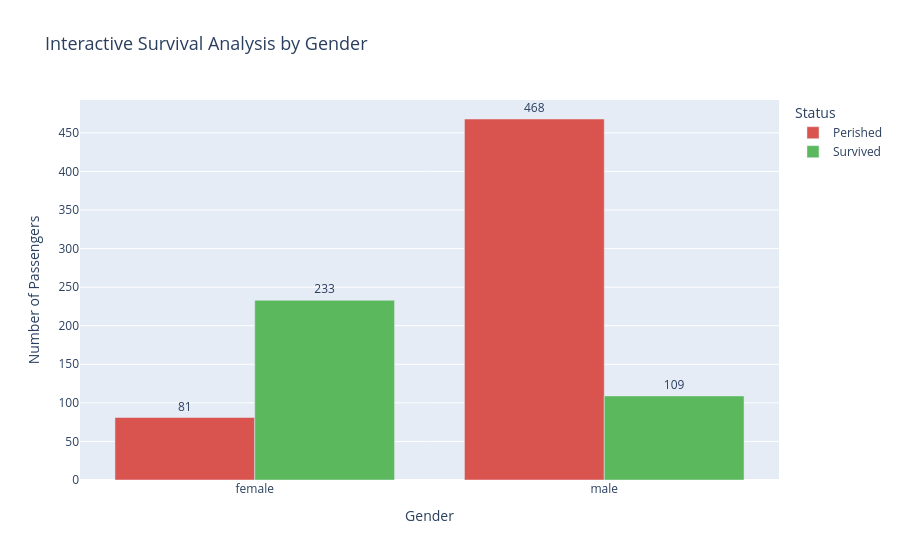

The notebook cell saved with this chart:
### Code cell
# 2. Interactive Survival Analysis by Gender
gender_surv = df.groupby(['Sex', 'Survived']).size().reset_index(name='Count')
gender_surv['Status'] = gender_surv['Survived'].map({0: 'Perished', 1: 'Survived'})

fig_gender = px.bar(
    gender_surv,
    x='Sex',
    y='Count',
    color='Status',
    barmode='group',
    title='Interactive Survival Analysis by Gender',
    color_discrete_map={'Perished': '#d9534f', 'Survived': '#5cb85c'},
    text='Count'
)
fig_gender.update_traces(textposition='outside',
                         hovertemplate="<b>Gender:</b> %{x}<br><b>Status:</b> %{fullData.name}<br><b>Count:</b> %{y}<extra></extra>")
fig_gender.update_layout(title_font=dict(size=18), yaxis_title="Number of Passengers", xaxis_title="Gender")

html_gender_path = os.path.join(viz_dir, 'survival_by_gender.html')
fig_gender.write_html(html_gender_path)
print(f"Saved: {html_gender_path}")
fig_gender.show()

### Figure 1 — Plotly figure (JSON) as saved in the notebook; plotly's stock layout.template omitted (floating-point values rounded to 4 significant figures)
{"data": [{"alignmentgroup": "True", "hovertemplate": "<b>Gender:</b> %{x}<br><b>Status:</b> %{fullData.name}<br><b>Count:</b> %{y}<extra></extra>", "legendgroup": "Perished", "marker": {"color": "#d9534f", "pattern": {"shape": ""}}, "name": "Perished", "offsetgroup": "Perished", "orientation": "v", "showlegend": true, "text": [81.0, 468.0], "textposition": "outside", "type": "bar", "x": ["female", "male"], "xaxis": "x", "y": [81, 468], "yaxis": "y"}, {"alignmentgroup": "True", "hovertemplate": "<b>Gender:</b> %{x}<br><b>Status:</b> %{fullData.name}<br><b>Count:</b> %{y}<extra></extra>", "legendgroup": "Survived", "marker": {"color": "#5cb85c", "pattern": {"shape": ""}}, "name": "Survived", "offsetgroup": "Survived", "orientation": "v", "showlegend": true, "text": [233.0, 109.0], "textposition": "outside", "type": "bar", "x": ["female", "male"], "xaxis": "x", "y": [233, 109], "yaxis": "y"}], "layout": {"barmode": "group", "legend": {"title": {"text": "Status"}, "tracegroupgap": 0}, "title": {"font": {"size": 18}, "text": "Interactive Survival Analysis by Gender"}, "xaxis": {"anchor": "y", "domain": [0.0, 1.0], "title": {"text": "Gender"}}, "yaxis": {"anchor": "x", "domain": [0.0, 1.0], "title": {"text": "Number of Passengers"}}}}
